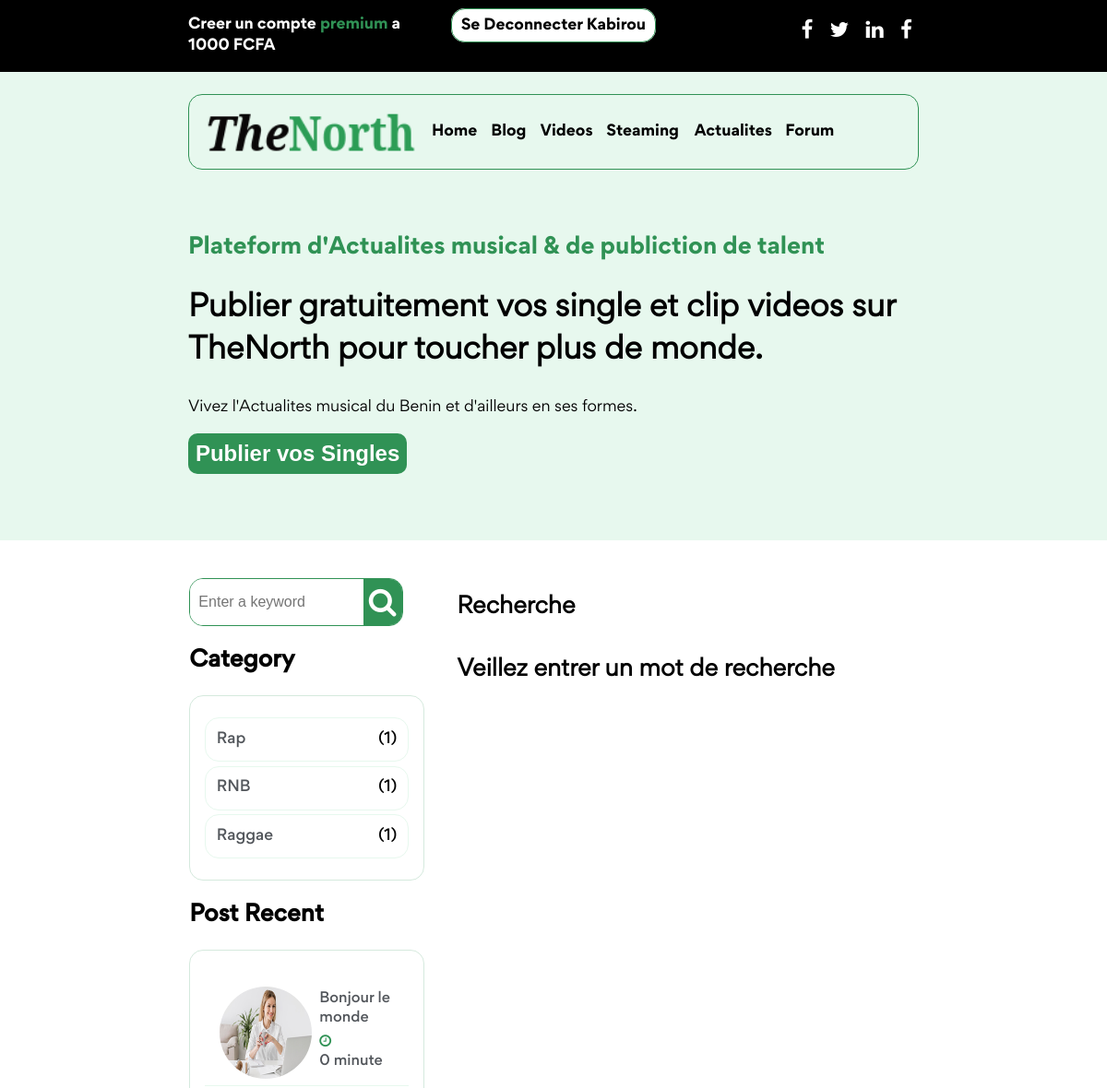
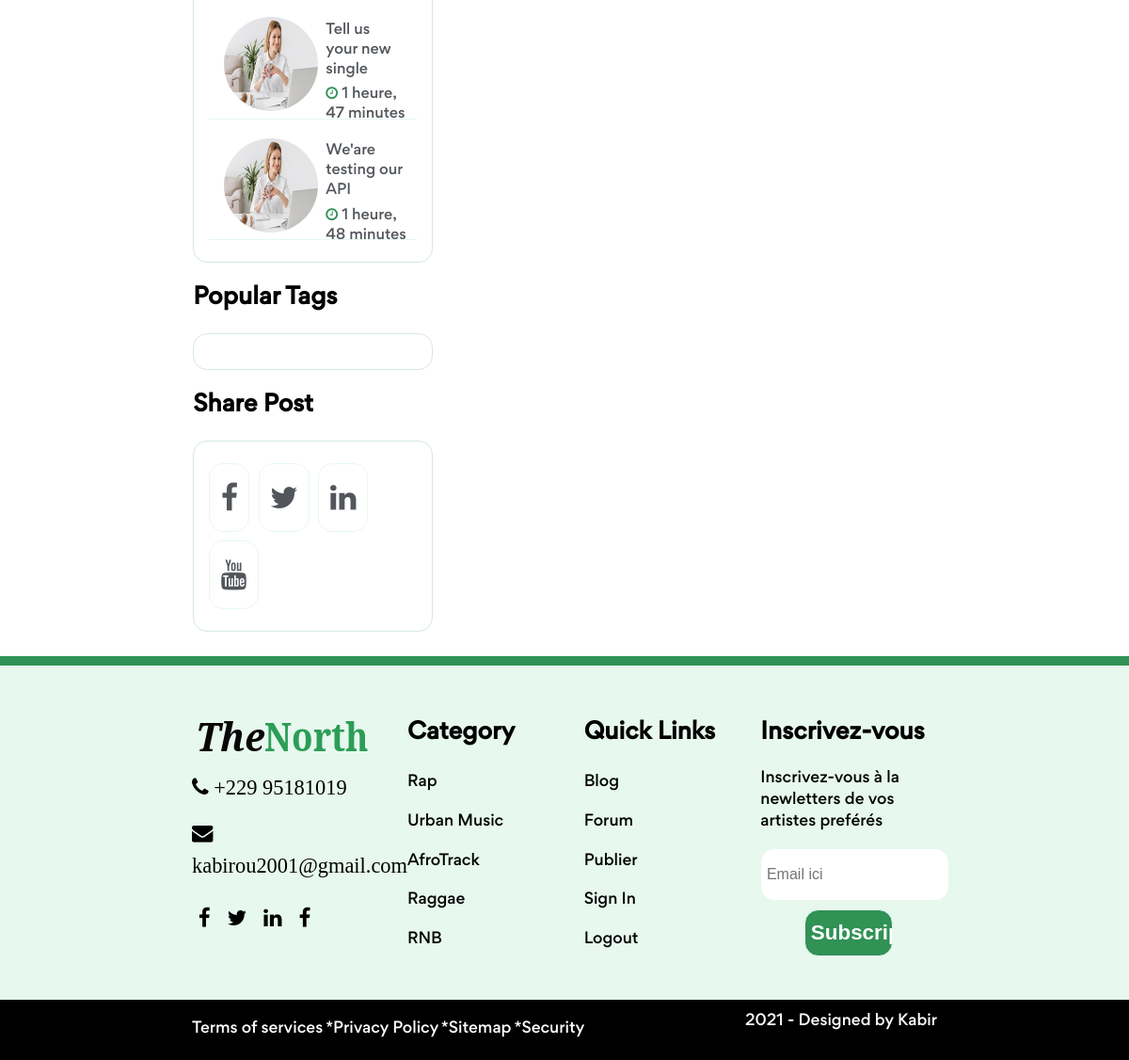
Screenshot of /forum/recherche/ (signed in) with the database file from the repository (2 pictures, top to bottom).
### forum/models.py (models this page shows, shortened)
class Category(models.Model):
    valeurs = models.CharField(max_length=255, null=True)
    def __str__(self):
        return self.valeurs

class ForumModel(models.Model):
    post = models.TextField(null=True)
    pub_categorie = models.ForeignKey(Category,null=True,on_delete=models.SET_NULL)
    pub_date = models.DateTimeField(auto_now_add=True,null=False)
    pub_author = models.CharField(max_length=255,null=True)
    pub_tags = models.ManyToManyField(PubTags)

### forum/views.py (the view, shortened to what this page needs)
# urls.py: path("recherche/",views.search,name='searchforum'),
def search(request):
    if not request.user.is_authenticated:
        return redirect('connexion')
    else:
        query = request.GET.get('s')
        sidebarF = sidebar(ForumModel)
        if query is None:
            context = {'empty':"Veillez entrer un mot de recherche",'posts': sidebarF.get('postBar'),'category':sidebarF.get('category')}
        return render(request,'forum/search.html',context)

### forum/views.py (called while the page is built)
def populartags(model):
    tags = PubTags.objects.all()
    NbTags = []
    for tag in tags:
        objTotal = model.objects.filter(pub_tags=tag.id).count()
        if not NbTags.__contains__([tag.tag, objTotal]):
            NbTags.append([objTotal,tag.tag])
    NbTags.sort(reverse=True)
    context = NbTags[0:5]
    return context

def sidebar(model,section="Forum"):
    postBar = model.objects.all().order_by('-id')[:3]
    categoryBarNb = []
    tags = populartags(model)
    for category in model.objects.all():
        objTotal = model.objects.filter(pub_categorie=category.pub_categorie).count()
        if not categoryBarNb.__contains__([category.pub_categorie, objTotal]):
            categoryBarNb.append([category.pub_categorie, objTotal])
    context = {'postBar':postBar,'category':categoryBarNb,'stags':tags,'section':section}
    return context

### templates/forum/search.html (shortened to what this page needs)
{% extends 'base/index.html' %}
{% block mainPage %}
    {% load static %}
    <section class="flex bbx mainblog forum" id="main">
      {% include 'partials/sidebarforum.html' %}
      <div class="sideright">
        <div class="" style="margin:6% 2%">
          <h2>Recherche <br><br> {{cat}}{{ empty }}</h2>
        </div>
        <div class="dots flex justify-sb">
          <div class="sp_dots flex justify-sb">
          </div>
        </div>
      </div>
    </section>
{% endblock mainPage %}

### templates/partials/header.html
{%load static%}
<header class="relative">
  <section class="flex h1 b  trans">
    <p class="white">Creer un compte <a href="#" class="lightgreen">premium</a> a 1000 FCFA</p>
    <p class="middle">
        {% if request.user.is_authenticated %}
          <a href="{%url 'logout' %}">Se Deconnecter  {{ request.user }}</a>
        {% else %}
            <a href="{%url 'connexion' %}">Se connecter</a>
             <a href="{%url 'inscription' %}">Creer un compte</a>
        {% endif %}
       </p>
    <p><a href="#"><i class="fa fa-facebook"></i> </a><a href="#"><i class="fa fa-twitter"></i> </a><a href="#"><i class="fa fa-linkedin"></i> </a><a href="#"><i class="fa fa-facebook"></i></a></p>
  </section>
  <section class="h2 relative">
    <div class="under-h2 flex justify-sb trans">
      <div class="logo">
        <a href="index.php"><img src="{% static 'img/logo.png' %}"" alt=""></a>
      </div>
      <div class="div-ul">
        <ul class="list flex justify-sb">
          <li><a href="{%url 'home' %}">Home</a> </li>
          <li><a href="{%url 'indexblog' %}">Blog</a> </li>
          <li><a href="{%url 'connexion' %}">Videos</a> </li>
          <li><a >Steaming</a> </li>
        </ul>
      </div>
      <div class="">
        <div class="last-ul">
          <ul class="list flex">
            <li><a >Actualites</a> </li>
            <li><a href="{%url 'indexforum' %}">Forum</a> </li>
          </ul>
        </div>
      </div>
    </div>
    {%include 'partials/middle.html' %}
  </section>
</header>

### templates/partials/sidebarforum.html (shortened to what this page needs)
{%load static %}
<div class="sideleft">
  <form class="ajax-s relative" action="{% url 'searchforum'%}" method="get">
    <p class="input flex"><input type="text" name="s" placeholder="Enter a keyword" autocomplete="off" class="do full-size"><input type="submit" name="" class="dnone s"> <i class="fa fa-search fa-2x darkgeen trans" onclick="document.querySelector('.s').click()"></i> </p>
  </form>
  <div class="pc">
    <h2 class="titre">{{ section }}  Category</h2>
    <div class="">
      <ul class="list list1">
        {% for c,v in category %}
          <li><a href="{%url 'categoryforum' c%} ">{{c}} </a> <span class="nb right"> ({{v}})</span> </li>
        {% endfor %}
      </ul>
    </div>
  </div>
  <div class="pc ">
    <h2 class="titre">{{ section }} Post Recent</h2>
    <div class="">
      <ul class="list list1 list2">
        {% for post in posts%}
        <li class="flex"><a href="{% url 'forumdetail' post.id%}" class=""><img src="{% static 'img/blog-01.jpg' %}" alt="photo de {{post.pub_author}}"> </a>
            <a href="{% url 'forumdetail' post.id%}"><span class="post">{{post.post|striptags|truncatechars:30}}</span><span class="time"><i
                    class="fa fa-clock-o lightgreen"></i> {{post.pub_date|timesince}} </span></a> </li>
        {%endfor%}
      </ul>
    </div>
  </div>
  <div class="pc">
    <h2 class="titre">{{ section }} Popular Tags</h2>
    <div class="">
      <ul class="list list1 flex fwp">
      </ul>
    </div>
  </div>
  <div class="pc">
    <h2 class="titre">Share Post</h2>
    <div class="">
      <ul class="list list1 flex fwp">
        <li><a href="#"><i class="fa fa-2x fa-facebook"></i> </a></li>
        <li><a href="#"><i class="fa fa-2x fa-twitter"></i> </a></li>
        <li><a href="#"><i class="fa fa-2x fa-linkedin"></i> </a></li>
        <li><a href="#"><i class="fa fa-2x fa-youtube"></i> </a></li>
      </ul>
    </div>
  </div>
</div>

### static/css/master.css (style rules this page uses)
header { font-family: gortida-bold; }
header .h1 { padding: 0% 17% }
header .h1 p { width: 30%; }
header .h1 .middle { width: 40%!important;text-align: center; }
header .h1 .middle a { padding: 3%; }
header .h1 .middle a:last-child { border: 1px solid #309255;border-radius: 15px;background-color: white;color: black; }
header .h1 p:last-child a { margin: 3% }
header .h1 p:last-child { text-align: right; }
header .h1 p:last-child i { font-size: 1.4rem }
header .h2 { background-color: #e7f8ee;padding: 2% 0;z-index: 5 }
header .h2 .under-h2 { margin: 0% 17%;border-radius: 15px;border: 1px solid #309255;padding: 1%;z-index: 5000;height: 56px; }
header .h2 .under-h2 a { color: black;transition: 300ms ease-out }
header .h2 .under-h2 .div-ul { width: 35%;line-height: 3.6 }
header .h2 .under-h2>div:last-child { line-height: 3.6;width: 31% }
header .h2 .under-h2>div:last-child li { padding:0 3% }
#main { margin: 0 15%;font-family: gortida-medium }
#main .sideleft { width: 45%;margin: 3% }
.ajax-s input { padding: 0 4%;width: 81%!important }
.ajax-s p { width: 100%;height: 50px;border: 1px solid #309255;border-radius: 15px;overflow: hidden; }
.ajax-s i { width: 20%;text-align: center;color: white;line-height: 1.6 }
#main .sideleft .list1 { border: 1px solid rgb(48 146 85 / 20%);border-radius: 15px;padding: 8% 5%;width: 100% }
#main .sideleft .list1 li { padding: 5%;border: 1px solid #e7f8ee;transition: 500ms all;margin: 2%;border-radius: 15px; }
#main .sideleft ul li a { color: #52565b; }
#main .sideleft .titre { margin: 9% 0 }
#main .sideleft .list2 li { max-height: 100px;overflow-y: hidden;border: none;border-bottom: 1px solid #e7f8ee;border-radius: 0 }
#main .sideleft .list2 li a { margin: 2%;font-size: 15px; }
#main .sideleft .list2 li span { display: block;margin: 4% 1% }
#main .sideleft .list2 img,.comment .under img { width: 100px;height: 100px;border-radius: 50% }
#main .sideright { margin: 3%;width: 100%;font-family: gortida-regular; }

### static/css/blog.css (style rules this page uses)
.dots { width: 50%;margin: 5% auto;overflow: hidden;height: 82px; }

### static/css/require.css (style rules this page uses)
.white { color: white!important; }
.b { background-color: black }
a,li { transition: 500ms ease-out; }
.darkgeen { background-color: #309255 }
.lightgreen { color: #309255 }
img { vertical-align: middle; }

### static/css/layout.css (style rules this page uses)
:root { --pure: #309255; --leger: #e7f8ee; --button: #52565b; --lp: #afdcc2; --midnightblue: #1A4168; --goldenrod: #D4C64C; --darkred: #A61D31; --blue: #007bff; --indigo: #6610f2; --purple: #6f42c1; --pink: #e83e8c; --red: #dc3545; --orange: #fd7e14; --yellow: #ffc107; --green: #28a745; --teal: #20c997; --cyan: #17a2b8; --white: #fff; --gray: #6c757d; --gray-dark: #343a40; --pns-blue: #0a3764; --pns-orange: #f0a945; --primary: #007bff; --secondary: #6c757d; --success: #28a745; --info: #17a2b8; --warning: #ffc107; --danger: #dc3545; --light: #f8f9fa; --dark: #343a40; --primary-blue: #0a3764; --primary-orange: #f0a945; --breakpoint-xs: 0; --breakpoint-sm: 576px; --breakpoint-md: 768px; --breakpoint-lg: 992px; --breakpoint-xl: 1200px; --font-family-sans-serif: -apple-system,BlinkMacSystemFont,"Segoe UI",Roboto,"Helvetica Neue",Arial,"Noto Sans",sans-serif,"Apple Color Emoji","Segoe UI Emoji","Segoe UI Symbol","Noto Color Emoji"; --font-family-monospace: SFMono-Regular,Menlo,Monaco,Consolas,"Liberation Mono","Courier New",monospace; --sans-serif: -apple-system, BlinkMacSystemFont, "Segoe UI", Roboto, "Helvetica Neue", Arial, "Noto Sans", sans-serif, "Apple Color Emoji", "Segoe UI Emoji", "Segoe UI Symbol", "Noto Color Emoji"; --monospace: SFMono-Regular, Menlo, Monaco, Consolas, "Liberation Mono", "Courier New", monospace; }
input { color: black;font-size: 16px;display: block; }
html { box-sizing: border-box; -ms-overflow-style: scrollbar; }
html,body { margin: 0px; padding: 0px; overflow: auto; }
a { text-decoration: none; color: white; }
.fwp { flex-wrap: wrap; }
.full-size { width: 100%;height: 100%; }
.relative { position: relative; }
.right { float: right; }
.flex { display: flex }
.list { list-style-type: none;margin: 0;padding: 0 }
.do { border: none!important; }
.justify-sb { justify-content: space-between; }
.bbx { box-sizing: border-box; }
.trans { transition: 500ms ease-out ; }
.logo img { width: 100%;height: 100%; }

### static/css/style.css (style rules this page uses)
.sp_dots { width: 80%; overflow: hidden; flex-wrap: wrap; flex-direction: column; margin: 1%; }

### rows the page displays
Category: valeurs "Rap", v "1"
Category: valeurs "RNB", v "1"
Category: valeurs "Raggae", id "1"
ForumModel: post "Bonjour le monde", pub_date "0 minute"
ForumModel: post "Tell us your new single", pub_date "1 heure, 47 minutes"
ForumModel: post "We'are testing our API", pub_date "1 heure, 48 minutes"

### other values shown
{{ request.user }} "Kabirou"
{{ empty }} "Veillez entrer un mot de recherche"
